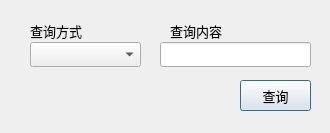
<?xml version="1.0" encoding="UTF-8"?>
<ui version="4.0">
 <class>history_batchfind</class>
 <widget class="QDialog" name="history_batchfind">
  <property name="geometry">
   <rect>
    <x>0</x>
    <y>0</y>
    <width>330</width>
    <height>133</height>
   </rect>
  </property>
  <property name="windowTitle">
   <string>查询</string>
  </property>
  <property name="windowIcon">
   <iconset resource="resources.qrc">
    <normaloff>:/resourse/chaxun.png</normaloff>:/resourse/chaxun.png</iconset>
  </property>
  <widget class="QWidget" name="widget" native="true">
   <property name="geometry">
    <rect>
     <x>10</x>
     <y>10</y>
     <width>311</width>
     <height>111</height>
    </rect>
   </property>
   <widget class="QComboBox" name="Cbx_FindStyle">
    <property name="geometry">
     <rect>
      <x>20</x>
      <y>32</y>
      <width>111</width>
      <height>25</height>
     </rect>
    </property>
    <property name="cursor">
     <cursorShape>ArrowCursor</cursorShape>
    </property>
   </widget>
   <widget class="QLabel" name="label">
    <property name="geometry">
     <rect>
      <x>20</x>
      <y>10</y>
      <width>54</width>
      <height>21</height>
     </rect>
    </property>
    <property name="font">
     <font>
      <family>Microsoft YaHei</family>
      <pointsize>10</pointsize>
     </font>
    </property>
    <property name="text">
     <string>查询方式</string>
    </property>
   </widget>
   <widget class="QLabel" name="label_2">
    <property name="geometry">
     <rect>
      <x>160</x>
      <y>10</y>
      <width>54</width>
      <height>21</height>
     </rect>
    </property>
    <property name="font">
     <font>
      <family>Microsoft YaHei</family>
      <pointsize>10</pointsize>
     </font>
    </property>
    <property name="text">
     <string>查询内容</string>
    </property>
   </widget>
   <widget class="QPushButton" name="btn_Find">
    <property name="geometry">
     <rect>
      <x>230</x>
      <y>70</y>
      <width>71</width>
      <height>31</height>
     </rect>
    </property>
    <property name="font">
     <font>
      <family>Microsoft YaHei</family>
      <pointsize>10</pointsize>
     </font>
    </property>
    <property name="cursor">
     <cursorShape>PointingHandCursor</cursorShape>
    </property>
    <property name="text">
     <string>查询</string>
    </property>
    <property name="icon">
     <iconset resource="resources.qrc">
      <normaloff>:/resourse/find.png</normaloff>:/resourse/find.png</iconset>
    </property>
   </widget>
   <widget class="QLineEdit" name="Ledt_FindContext">
    <property name="geometry">
     <rect>
      <x>150</x>
      <y>32</y>
      <width>151</width>
      <height>25</height>
     </rect>
    </property>
   </widget>
  </widget>
 </widget>
 <resources>
  <include location="resources.qrc"/>
 </resources>
 <connections/>
</ui>
